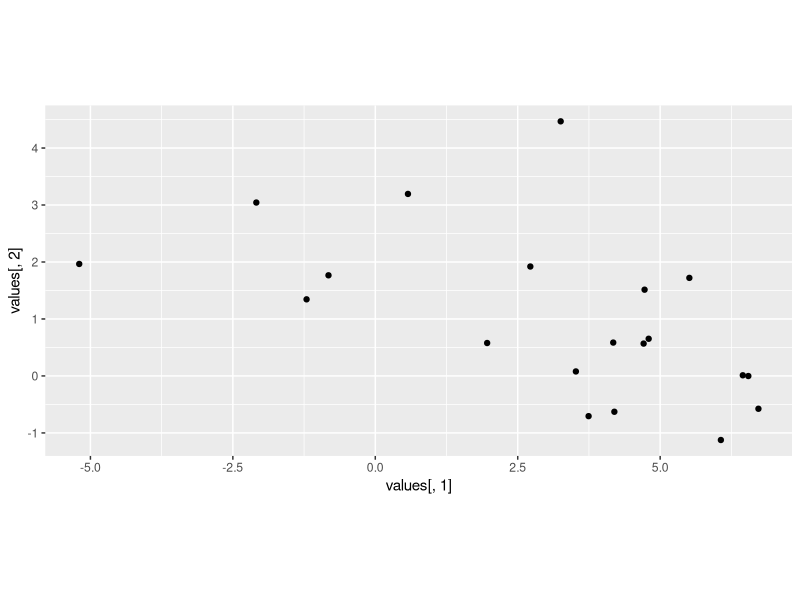
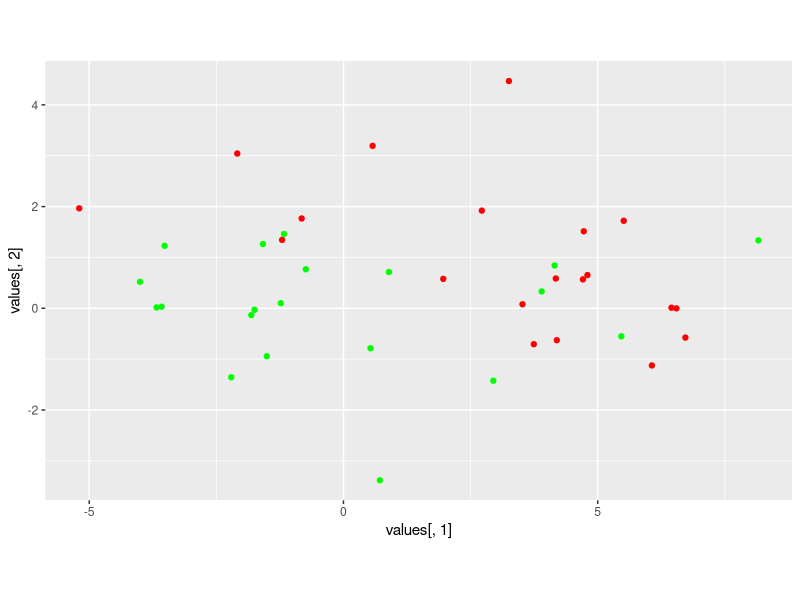
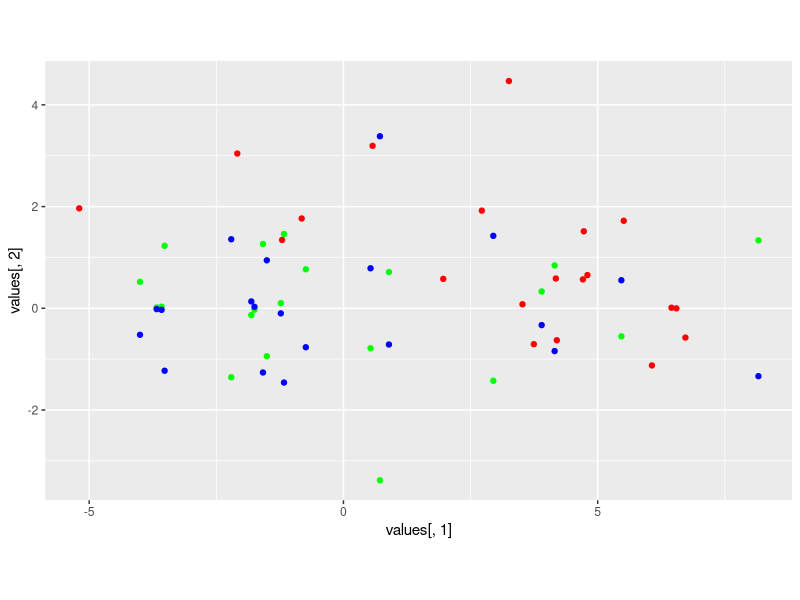

Write the R code that produced these figures, in order.

#-------------------------------------------------
# minilab 10b
# Understanding Principal Component Analysis (PCA)
#-------------------------------------------------

#---
# Part 1. Introduction to the 
#         Bivariate Normal distribution

# Go to the website:
#   https://demonstrations.wolfram.com/TheBivariateNormalDistribution/

# Bivariate Normal distribution is a joint distribution
# of two variables (x and y here).
# Probabilities are area under the 3D surface (the pdf).

# Change the sliders to select different values for
#   mu_x = mean of x variable
#   mu_y = mean of y variable
#     (mu_x,mu_y) gives the location of the top of the "hill" surface
#   sigma_x = standard deviation of x variable
#   sigma_y = standard deviation of y variable
#     these control how spread out the hill is
#   rho = correlation coefficient between x and y
#     this controls the rotation of the hill
#     (more obvious when sigma_x and sigma_y are quite different)


#---
# Part 2. Random sample from a
#         Bivariate Normal distribution in R

library(tidyverse)
#install.packages("MASS")    # run only once
library(MASS)

mu_x = 3
mu_y = 1
sigma_x = 4
sigma_y = 2
rho = -0.7   # correlation coefficient

# Construct mean vector and covariance matrix
mu = c(mu_x,mu_y)
sigma = cbind(c(sigma_x^2, sigma_x*sigma_y*rho),
              c(sigma_x*sigma_y*rho, sigma_y^2))

# Draw a random sample of size n
n = 20
values = mvrnorm(n, mu, sigma)

# Plot sample on a scatterplot
ggplot(NULL, aes(x=values[,1], y=values[,2])) +
  geom_point() +
  coord_fixed()


#---
# Part 3. PCA by matrix operations

# Calculate sample mean vector
M = colMeans(values)
M
# ... should be close-ish to mu (compare)
mu

# Calculate sample covariance matrix
C = cov(values)
C
# ... should be close-ish to sigma (compare)
sigma

# Diagonalise sample covariance matrix C
E = eigen(C)
D = diag(E$values)
P = E$vectors
Pinv = solve(P)

# ... check
P %*% D %*% Pinv
# ... should be exactly C
C

# Subtract the column mean from each column of sample,
# this is called "centering".
centred_values = cbind(values[,1]-M[1],
                       values[,2]-M[2])

# Transform the centred sample points by 
# applying Pinv.
# Thinking back to the flag, it was stored as two
# rows for x and y, but here we have two columns.
# Solution: take transpose, i.e., t().
transformed_values = t(Pinv %*% t(centred_values))

# Check det(Pinv)
# -- if positive then rotation
# -- if negative then reflection (think of as rotate and reflect)
det(Pinv)

# Plot original and transformed points
ggplot(NULL) +
  geom_point(aes(x=values[,1], y=values[,2]),
             color='red') +
  geom_point(aes(x=transformed_values[,1], y=transformed_values[,2]),
             color='green') +
  coord_fixed()

# Consider correlation of transformed points
# ... what do you notice?
cor(transformed_values[,1],transformed_values[,2])

# Consider covariance matrix of transformed points
cov(transformed_values)
# ... compare with D matrix (diagonal matrix containing eigenvalues)
# ... what do you notice?
D


#---
# Part 4. PCA by R

# It is no surprise that R does everything for us
# in one easy command ...
pca_results = prcomp(values)

# Transformation matrix (compare with P)
pca_results$rotation
# ... some differences in positives/negatives

# Transformed points (compare with transformed_values)
pca_results$x

# Sample mean of original points (compare with M)
pca_results$center

# Plot original and transformed points
ggplot(NULL) +
  geom_point(aes(x=values[,1], y=values[,2]),
             color='red') +
  geom_point(aes(x=transformed_values[,1], y=transformed_values[,2]),
             color='green') +
  geom_point(aes(x=pca_results$x[,1], y=pca_results$x[,2]),
             color='blue') +
  coord_fixed()

# If you don't see any green points, it means that the
# transformed points from part 3 are plotted in identical locations
# as the points from pca_results$x.

# Otherwise look for reflections to explain the different
# between the green and blue points.

# -- the end --
